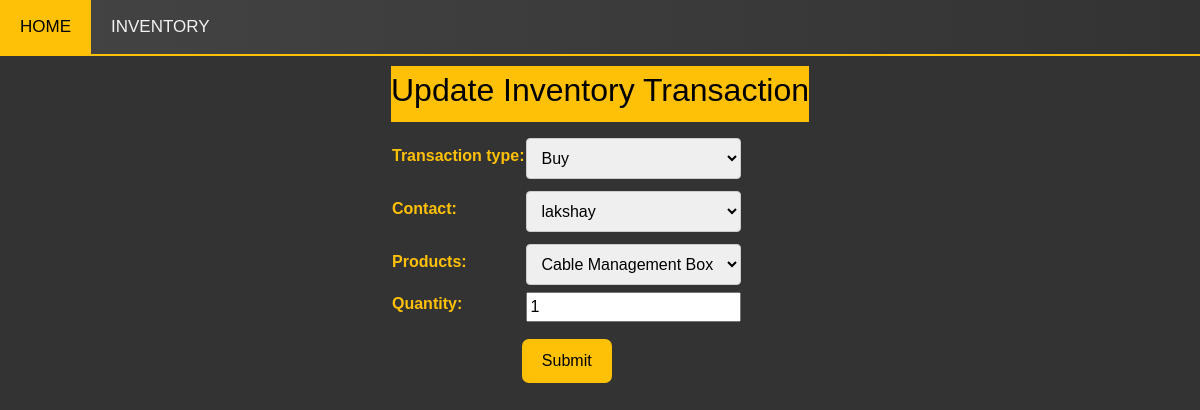
Screenshot of /inventory/update-inventory/2/ with the database file from the repository.
### inventory/models.py (models this page shows, shortened)
class InventoryTransaction(models.Model):
    TRANSACTION_TYPE_CHOICES = [
        ('BUY', 'Buy'),
        ('SELL', 'Sell'),
    ]
    transaction_type = models.CharField(max_length=4, choices=TRANSACTION_TYPE_CHOICES)
    contact = models.ForeignKey(Contact, on_delete=models.CASCADE)
    products = models.ForeignKey(Product, on_delete=models.CASCADE)
    transaction_date = models.DateTimeField(auto_now_add=True)
    price = models.DecimalField(max_digits=10, decimal_places=2,blank=True)
    quantity = models.PositiveIntegerField()
    total_price = models.DecimalField(max_digits=10, decimal_places=2,blank=True)

### inventory/views.py (the view)
# urls.py: path('update-inventory/<int:id>/', inventory_create_update_view, name='update_inventory'),
def inventory_create_update_view(request, id=None):
    transaction = get_object_or_404(InventoryTransaction, id=id)
    if request.method == 'POST':
        form = InventoryForm(request.POST, instance=transaction)
        if form.is_valid():
            transaction = form.save(commit=False)
            selected_product = form.cleaned_data.get('products')
            quantity = form.cleaned_data.get('quantity')
            if selected_product and quantity:
                transaction.price = selected_product.price
                transaction.total_price = selected_product.price * quantity
            transaction.save()
            return redirect('list_inventory')
    else:
        form = InventoryForm(instance=transaction)
    context = {'forms': form, 'transaction': transaction}
    return render(request, 'inventory_form.html', context)

### inventory/forms.py
class InventoryForm(forms.ModelForm):
    class Meta:
        model = InventoryTransaction
        exclude = ['total_price','price']

### contact_app/models.py (called while the page is built)
    def __str__(self):
        return self.name

### product_app/models.py (called while the page is built)
    def __str__(self):
        return self.name

### inventory/templates/inventory_form.html (shortened to what this page needs)
{% load static %}
<!DOCTYPE html>
<html>
<head>
    {% load bootstrap5 %}
    {% bootstrap_css %}
    <link rel="stylesheet" href="{% static 'style/inventory_list.css' %}">
</head>
<body>
<div class="topnav">
    <a href="{% url 'home' %}">HOME</a>
    <a href="{% url 'list_inventory' %}">INVENTORY</a>
</div>
<div class='main-container'>
    <div class='main-title'>
        <h2>{% if transaction.id %}Update{% else %}Create{% endif %} Inventory Transaction</h2>
    </div>
      <form method='POST'>
          <table class="Inventory-form">
              {{ forms }}
              <tr>
                  <td colspan="2" class="submit-row pt-3">
                      <button type="submit" class="btn btn-default" value="submit">Submit</button>
                  </td>
              </tr>
          </table>
        </form>
</div>
</body>
</html>

### inventory/static/style/inventory_list.css (style rules this page uses)
body, html { color: rgb(255, 193, 7); margin: 0; padding: 0; font-family: Arial, sans-serif; background-color: #333; }
.topnav { background: linear-gradient(90deg, #444, #333); overflow: hidden; border-bottom: 2px solid rgb(255, 193, 7); }
.topnav a { float: left; display: block; color: #f2f2f2; text-align: center; padding: 14px 20px; text-decoration: none; font-size: 17px; transition: background-color 0.3s ease; }
.main-container { width: -moz-fit-content; width: fit-content; margin: 0 auto; }
.main-title { color: black; background-color:rgb(255, 193, 7); width: 100%; padding-top: 5px; padding-bottom: 5px; margin: 10px 0 10px 0; text-align: center; }
.Inventory-form { width: 100%; display: flex; flex-wrap: wrap; justify-content: space-between; }
.Inventory-form label { margin-bottom: 5px; font-weight: bold; color: rgb(255, 193, 7); }
.Inventory-form input[type="text"], .Inventory-form input[type="email"], .Inventory-form input[type="url"], .Inventory-form textarea, .Inventory-form select { margin-top: 5px; margin-bottom: 5px; padding: 10px; border: 1px solid #ccc; border-radius: 4px; font-size: 16px; width: 100%; box-sizing: border-box; transition: border-color 0.3s ease; }
.Inventory-form button { padding: 10px 20px; border: none; background-color:rgb(255, 193, 7); color: black; font-size: 16px; border-radius: 7px; cursor: pointer; transition: background-color 0.3s ease; }
.submit-row { text-align: center; margin-top: 20px; }

### rows the page displays
InventoryTransaction: transaction_type "Buy", contact "lakshay", products "Cable Management Box", quantity "1"
